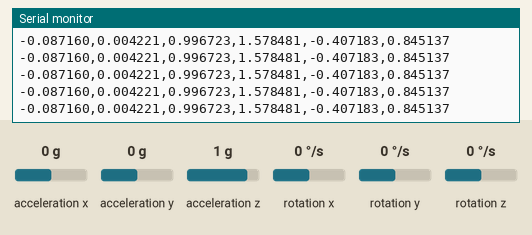
A sketch run on a simulated ESP32. Shown: the last lines printed to the serial monitor. Wiring (inferred from the names in the program): MPU-6050 motion sensor at I2C address 0x68. Inputs (shaded band) come from the test bench; at power-on: rotation x 0 °/s, acceleration x 0 g, acceleration y 0 g, acceleration z 1 g, rotation y 0 °/s, rotation z 0 °/s.

Above: at 10.3 s.
10.4 s: rotation x set to 7 °/s
At 11.5 s:
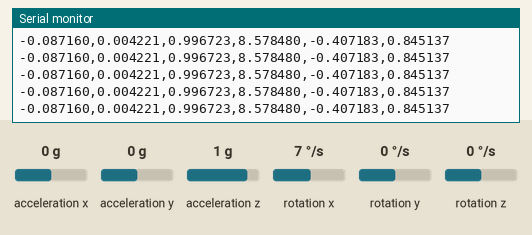
11.9 s: rotation x set to 10 °/s
At 12.8 s:
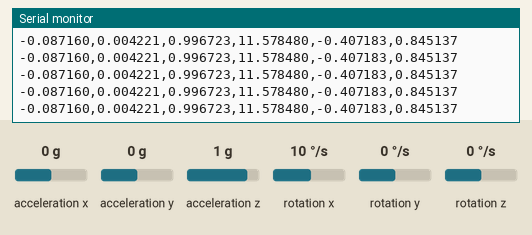
Timing chart, 0 to 14.9 s (numbered marks = the images above; inputs shaded):
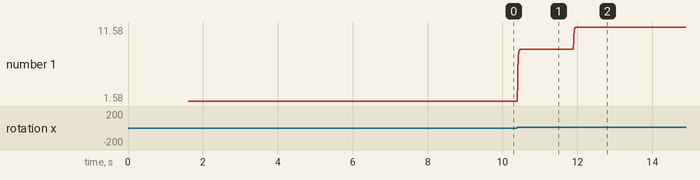

Measured:
- after the input at 10.4 s, the serial monitor: prints a new line at once (image 1)
- after the input at 11.9 s, the serial monitor: prints a new line at once (image 2)
- plotted number 1: 1.58 → 8.58 after the input at 10.4 s, 8.58 → 11.58 after the input at 11.9 s

The sketch:

IMU_3DViz.ino
```cpp
#include <Wire.h>
#include <math.h>

// Wiring:
// MPU6050 SDA -> ESP32 D22 / GPIO22
// MPU6050 SCL -> ESP32 D21 / GPIO21
#define SDA_PIN 22
#define SCL_PIN 21

#define MPU_ADDR 0x68  // AD0 grounded = 0x68

// MPU6050 registers
#define PWR_MGMT_1    0x6B
#define CONFIG        0x1A
#define SMPLRT_DIV    0x19
#define GYRO_CONFIG   0x1B
#define ACCEL_CONFIG  0x1C
#define ACCEL_XOUT_H  0x3B

// Scale factors
const float ACCEL_SCALE = 16384.0;  // +/-2g
const float GYRO_SCALE  = 131.0;    // +/-250 deg/s

// Your calibration values
const float accelX_bias_raw = 1428.036;
const float accelY_bias_raw = -69.152;
const float accelZ_bias_raw = 53.696;

const float gyroX_bias_raw  = -206.781;
const float gyroY_bias_raw  = 53.341;
const float gyroZ_bias_raw  = -110.713;

// Software low-pass filter settings
const float ACCEL_CUTOFF_HZ = 8.0;
const float GYRO_CUTOFF_HZ  = 15.0;

// Raw readings
int16_t ax_raw, ay_raw, az_raw;
int16_t gx_raw, gy_raw, gz_raw;

// Corrected values
float ax_g, ay_g, az_g;
float gx_dps, gy_dps, gz_dps;

// Filtered values
float ax_f = 0.0, ay_f = 0.0, az_f = 0.0;
float gx_f = 0.0, gy_f = 0.0, gz_f = 0.0;

bool filterInitialized = false;
unsigned long lastMicros = 0;

void writeMPURegister(uint8_t reg, uint8_t data) {
  Wire.beginTransmission(MPU_ADDR);
  Wire.write(reg);
  Wire.write(data);
  Wire.endTransmission(true);
}

bool readMPU6050Raw() {
  Wire.beginTransmission(MPU_ADDR);
  Wire.write(ACCEL_XOUT_H);

  if (Wire.endTransmission(false) != 0) {
    return false;
  }

  int bytesReceived = Wire.requestFrom(MPU_ADDR, 14, true);

  if (bytesReceived != 14) {
    return false;
  }

  ax_raw = (Wire.read() << 8) | Wire.read();
  ay_raw = (Wire.read() << 8) | Wire.read();
  az_raw = (Wire.read() << 8) | Wire.read();

  int16_t temp_raw = (Wire.read() << 8) | Wire.read();

  gx_raw = (Wire.read() << 8) | Wire.read();
  gy_raw = (Wire.read() << 8) | Wire.read();
  gz_raw = (Wire.read() << 8) | Wire.read();

  return true;
}

float lowPassFilter(float previousValue, float newValue, float cutoffHz, float dt) {
  float rc = 1.0 / (2.0 * PI * cutoffHz);
  float alpha = dt / (rc + dt);
  return previousValue + alpha * (newValue - previousValue);
}

void setupMPU6050() {
  // Wake up MPU6050
  writeMPURegister(PWR_MGMT_1, 0x00);
  delay(100);

  // Internal digital low-pass filter
  // 0x03: roughly 44 Hz accel, 42 Hz gyro bandwidth
  writeMPURegister(CONFIG, 0x03);

  // Sample rate = 1000 / (1 + 4) = 200 Hz
  writeMPURegister(SMPLRT_DIV, 0x04);

  // Gyro +/-250 deg/s
  writeMPURegister(GYRO_CONFIG, 0x00);

  // Accel +/-2g
  writeMPURegister(ACCEL_CONFIG, 0x00);
}

void setup() {
  Serial.begin(115200);
  delay(1500);

  Wire.begin(SDA_PIN, SCL_PIN);
  Wire.setClock(400000);

  setupMPU6050();

  lastMicros = micros();

  // Header for Python to ignore
  Serial.println("ax_g,ay_g,az_g,gx_dps,gy_dps,gz_dps");
}

void loop() {
  if (!readMPU6050Raw()) {
    Serial.println("ERROR");
    delay(10);
    return;
  }

  unsigned long nowMicros = micros();
  float dt = (nowMicros - lastMicros) / 1000000.0;
  lastMicros = nowMicros;

  if (dt <= 0.0 || dt > 0.1) {
    dt = 0.005;
  }

  // Bias correction and unit conversion
  ax_g = ((float)ax_raw - accelX_bias_raw) / ACCEL_SCALE;
  ay_g = ((float)ay_raw - accelY_bias_raw) / ACCEL_SCALE;
  az_g = ((float)az_raw - accelZ_bias_raw) / ACCEL_SCALE;

  gx_dps = ((float)gx_raw - gyroX_bias_raw) / GYRO_SCALE;
  gy_dps = ((float)gy_raw - gyroY_bias_raw) / GYRO_SCALE;
  gz_dps = ((float)gz_raw - gyroZ_bias_raw) / GYRO_SCALE;

  // Software low-pass filter
  if (!filterInitialized) {
    ax_f = ax_g;
    ay_f = ay_g;
    az_f = az_g;

    gx_f = gx_dps;
    gy_f = gy_dps;
    gz_f = gz_dps;

    filterInitialized = true;
  } else {
    ax_f = lowPassFilter(ax_f, ax_g, ACCEL_CUTOFF_HZ, dt);
    ay_f = lowPassFilter(ay_f, ay_g, ACCEL_CUTOFF_HZ, dt);
    az_f = lowPassFilter(az_f, az_g, ACCEL_CUTOFF_HZ, dt);

    gx_f = lowPassFilter(gx_f, gx_dps, GYRO_CUTOFF_HZ, dt);
    gy_f = lowPassFilter(gy_f, gy_dps, GYRO_CUTOFF_HZ, dt);
    gz_f = lowPassFilter(gz_f, gz_dps, GYRO_CUTOFF_HZ, dt);
  }

  // CSV output for Python
  Serial.print(ax_f, 6);
  Serial.print(",");
  Serial.print(ay_f, 6);
  Serial.print(",");
  Serial.print(az_f, 6);
  Serial.print(",");
  Serial.print(gx_f, 6);
  Serial.print(",");
  Serial.print(gy_f, 6);
  Serial.print(",");
  Serial.println(gz_f, 6);

  delay(5);  // about 200 Hz
}
```
